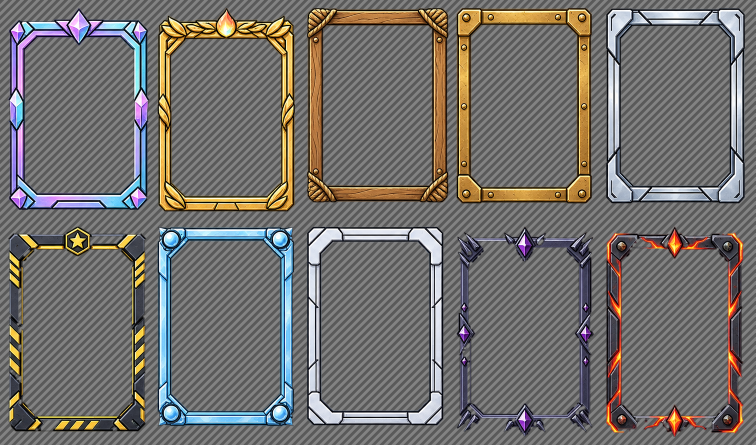
#> input picture frontend/scripts/qa-rank-frames.png, 1511 x 890 px (shown at 1/2 size)
$ python -i install-map-frames.py   (imports and definitions only)
#> lines starting #> are read from the running program, lines starting #| are printed output that depends on the picture
"""Install the ranked-map board frames from ten delivered PNGs.

The predecessor, cut-rank-frames.py, took ONE contact sheet and had to find the
frames on it. This batch arrives as ten separate files that are already cut on
alpha, so the work here is only what the board needs on top of that:

  * CROP TO THE INK. Every file is a 941x1672 canvas with the frame floating
    somewhere inside it, and the empty margin is not the same on any two. The
    board stretches the art into a fixed rect, so an uncropped file spends part
    of that rect on nothing and lands the rail short of the screen edge — which
    is exactly the gap this pass exists to close. Cropping to the alpha bounding
    box makes the file's edge the frame's edge.

  * DOWNSCALE AND QUANTISE. Delivered at ~900px across and drawn at ~390pt:
    past 2x there is no more detail to show, only bytes to ship and pixels to
    decode. A 256-colour palette then takes each file from ~500KB to ~130KB,
    which is where the art it replaces already sat. Both matter on the map tab
    specifically, because that is the tab this decodes on.

Order is the ORDER THE FILES SORT IN, matched against TIER_ORDER below, the
same convention cut-rank-frames.py uses. Trailing "(n)" in a filename sorts
numerically, so the ten "ChatGPT Image ... (1..10).png" land in delivery order.

Usage:
    python scripts/install-map-frames.py <dir-or-files...> [--qa]

Writes assets/borders/map/<tier>.png, plus a QA contact sheet on a
checkerboard when asked — on white, a white halo and a clean edge look alike.
"""

import re
import sys
from pathlib import Path

import numpy as np
from PIL import Image

HERE = Path(__file__).resolve().parent
ASSETS = HERE.parent / "assets" / "borders" / "map"

# Which delivered frame is which rank, in sorted-filename order.
#
# THIS IS THE ONE THING TO CORRECT if a frame landed on the wrong rank. Each
# tier keeps the identity its previous art had, so a player who already knows
# the ladder still recognises it: gold is the laurel with the flame finial,
# mythic is the one wearing star badges, and so on.
TIER_ORDER = [
    "prismatic",  # 1   iridescent pastel band, violet gems
    "gold",       # 2   gold laurel wreath, flame finial
    "wood",       # 3   plain timber, knotted grain
    "bronze",     # 4   brass band, round rivets
    "silver",     # 5   polished chrome, mitred corners
    "mythic",     # 6   gold rope, star badges
    "platinum",   # 7   white metal, plain chamfer
    "diamond",    # 8   pale ice blue, round set gems
    "onyx",       # 9   near-black stone, violet spikes
    "ember",      # 10  charred iron, lava glow
]

# Anything under this is the feathered edge of the cut, not the frame.
FLOOR = 8

# Rendered width on the widest phone is ~430pt. 2x that is the last size with
# detail left to show; the art is stretched into the board's rect anyway, so
# the exact number only ever decides sharpness against bytes.
TARGET_W = 860

# Palette size. These are metal and stone under a few light stops, not
# photographs; 256 holds their gradients without visible banding.
PALETTE = 256


# [15 lines left out: functions sort_key, sources, not called in this run]


def prepare(path):
    """One delivered file in, one board-ready frame out."""
#> called with path = 'qa-rank-frames.png'
    img = Image.open(path).convert("RGBA")
#> img is the input picture: PIL image 1511x890 RGBA; mean R, G, B, A 115.2, 112.4, 109.6, 255
    alpha = np.asarray(img)[..., 3]
#> alpha: shape (890, 1511); every value is 255
    ys, xs = np.nonzero(alpha > FLOOR)
    if not ys.size:
        raise SystemExit(f"{path.name}: nothing but transparency")
    img = img.crop((xs.min(), ys.min(), xs.max() + 1, ys.max() + 1))

    if img.width > TARGET_W:
        h = round(img.height * TARGET_W / img.width)
#> h = 507
        img = img.resize((TARGET_W, h), Image.LANCZOS)
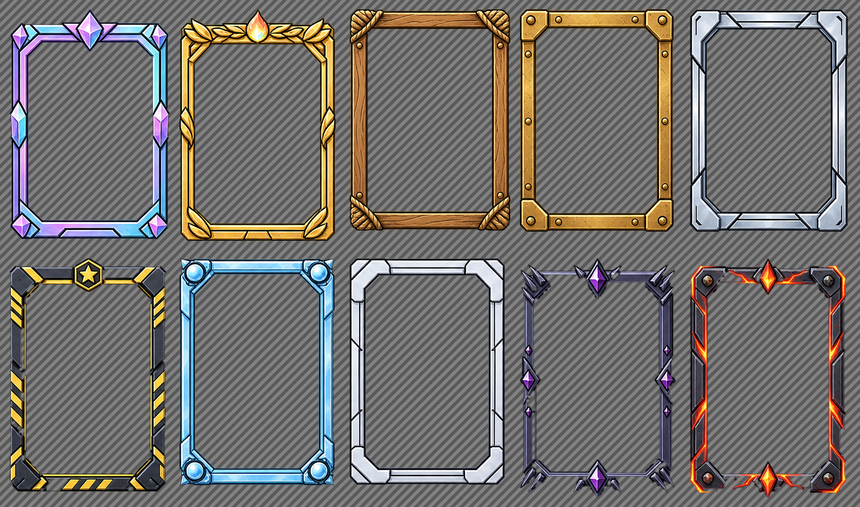
#> img: PIL image 860x507 RGBA; mean R, G, B, A 115.2, 112.4, 109.6, 255

    # FASTOCTREE, not the default median cut: it is the one PIL quantiser that
    # keeps an alpha channel, and the alpha IS the frame here — a palette that
    # dropped it would fill the middle back in and cover the map.
    return img.quantize(colors=PALETTE, method=Image.FASTOCTREE)


# [58 lines left out: functions band_pct, main, not called in this run]


# [2 lines not run here, left out]

>>> result = prepare('qa-rank-frames.png')
